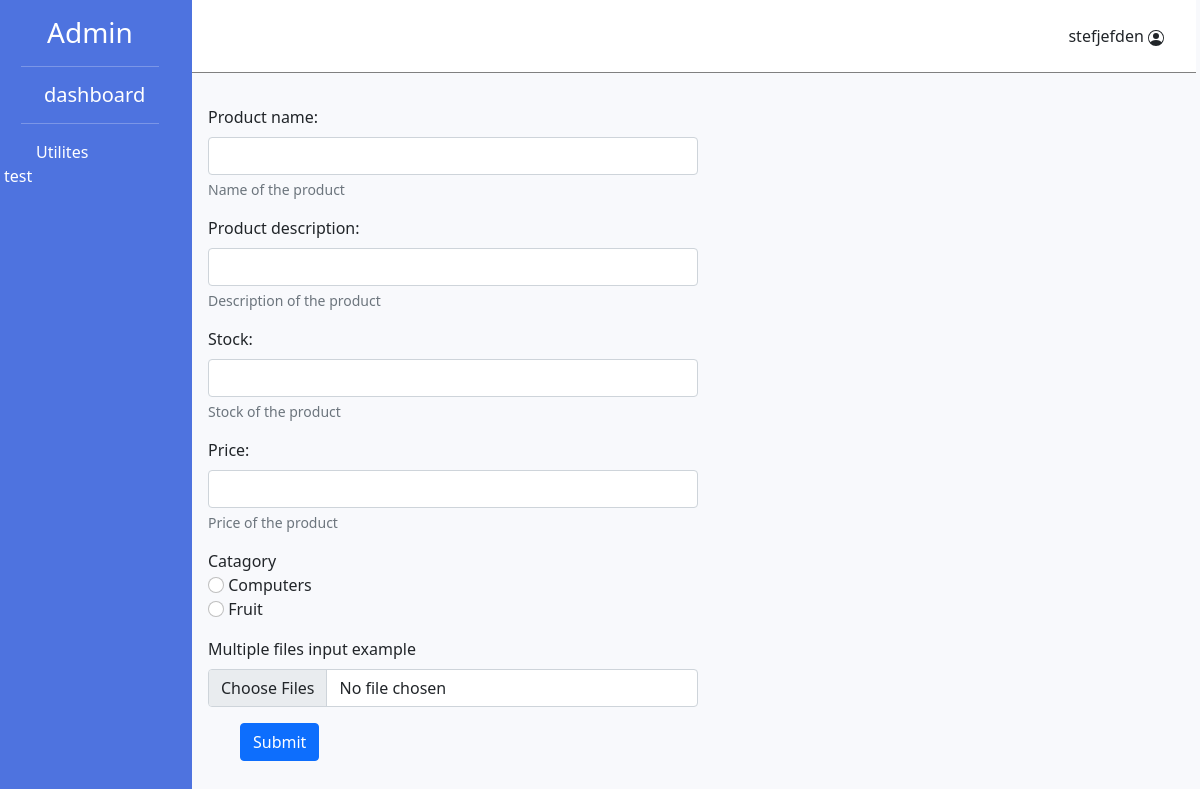
/admin/create-item (signed in), run on the app's committed database.
### models.py (models this page shows)
class BaseModel(Model):
    class Meta:
        database = db

class Users(BaseModel):
    user_id = PrimaryKeyField()
    user_first_name = CharField()
    user_last_name = CharField()
    user_email_address = CharField()
    user_username = CharField(unique = True)
    user_password = CharField()
    user_join_date = DateTimeField()
    is_authenticated = BooleanField()
    is_active = BooleanField()
    is_anonymous = BooleanField()
    is_admin = BooleanField()

class Catagories(BaseModel):
    catagory_name = CharField()
    created_by = ForeignKeyField(Users)

### main.py (the view)
@app.route('/admin/create-item', methods= ['GET'])
@login_required
def create_item():
    if current_user.is_admin:
        catagory_query = catagory.query_all_in_catagories()
        if catagory_query:
            return render_template('create_product.html', catagory_query = catagory_query)
        else:
            return ''
    else:
        return 'you are not an admin'

### catagory.py (called while the page is built)
def query_all_in_catagories():
    query = Catagories.select()
    if query.exists:
        return query
    else:
        return False

### main.py (called while the page is built)
@login_manager.user_loader
def load_user(user_id):
    return Users.get(user_id)

### templates/create_product.html
{% extends "admin_base.html" %}
{% block content %}
<div class="row">
    <div class="col-6">
    <form method="POST" enctype="multipart/form-data">
        <div class="mb-3">
        <label for="Productname" class="form-label">Product name:</label>
        <input type="text" class="form-control" id="Productname" name="product_name" aria-describedby="productHelp">
        <div id="productHelp" class="form-text">Name of the product</div>
        </div>
        <div class="mb-3">
            <label for="Productdescription" class="form-label">Product description:</label>
            <input type="text" class="form-control" id="Productdescription" name="product_description" aria-describedby="productdescriptionHelp">
            <div id="productdescriptionHelp" class="form-text">Description of the product</div>
            </div>
        <div class="mb-3">
            <label for="Stock" class="form-label">Stock:</label>
            <input type="text" class="form-control" id="Stock" name="stock" aria-describedby="stockHelp">
            <div id="stockHelp" class="form-text">Stock of the product</div>
            </div>
        <div class="mb-3">
            <label for="Price" class="form-label">Price:</label>
            <input type="text" class="form-control" id="Price" name="price" aria-describedby="priceHelp">
            <div id="priceHelp" class="form-text">Price of the product</div>
        </div>
        <div class="mb-3">
            <label for="Catagory" class="form_label">Catagory</label><br>
            {% for item in catagory_query %}
            <input class="form-check-input" type="radio" name="Catagory" id="Catagory" value="{{ item.catagory_name }}">
            <label class="form-check-label" for="flexRadioDefault1">
              {{ item.catagory_name }}
            </label>
            <br>
            {% endfor %}
        </div>
        <div class="mb-3">
            <label for="formFileMultiple" class="form-label">Multiple files input example</label>
            <input class="form-control" type="file" name="file" id="formFileMultiple" multiple required>
        </div>
        <button type="submit" class="btn btn-primary">Submit</button>
    </form>
    </div>
</div>
</div>
</div>
{% endblock content %}

### templates/admin_base.html (shortened to what this page needs)
<!DOCTYPE html>
<html lang="en">
<head>
    <link href="https://cdn.jsdelivr.net/npm/bootstrap@5.1.3/dist/css/bootstrap.min.css" rel="stylesheet">
    <link href="/static/admin_site.css" rel="stylesheet">
</head>
<body>
    <div class="row">
        <div class="col-2 admin_dashboard_nav">
            <h3>Admin</h3>
            <hr>
                    <h5><a href="/admin/dashboard">dashboard</a></h5>
                    <hr>
            <button onclick="show_links()">Utilites</button>
                <br>
              test
            </div>
        <div class="col-10 grey_background" style="padding: 0 0 0 1em!important;">
            <div class="navbar">
                    <div class="col-2">
                        <p>{{ current_user.user_username }} </p>
                    </div>
            </div>
        {% block content %}
        {% endblock %}

### static/admin_site.css (style rules this page uses)
body { margin: 0 }
.admin_dashboard_nav { background-color: #4e73df; height: 100vh; color: white; padding-top: 1em; padding-left: 1em; padding-right: 1em; }
.admin_dashboard_nav h3 { text-align: center; }
.admin_dashboard_nav hr { color: white; margin-left: 10%; width: 80%; }
.admin_dashboard_nav button { background: none; color: inherit; border: none; padding: 0; font: inherit; cursor: pointer; outline: inherit; }
a { text-decoration: none; color: inherit; }
h5, button { margin-left: 2em; }
.navbar { padding-top: 0.5em; padding-bottom: 0.5em; margin-left: -1em !important; margin-bottom: 2em; background-color: white; width: 100%; border-bottom: grey 1px solid; }
.navbar p { margin-top: 1em; margin-bottom: 1em; margin-right: 2em; float: right; }
.grey_background { background-color: #F8F9FC; }

### data on the page
Users: user_username "stefjefden"
Catagories: catagory_name "Computers"
Catagories: catagory_name "Fruit"
